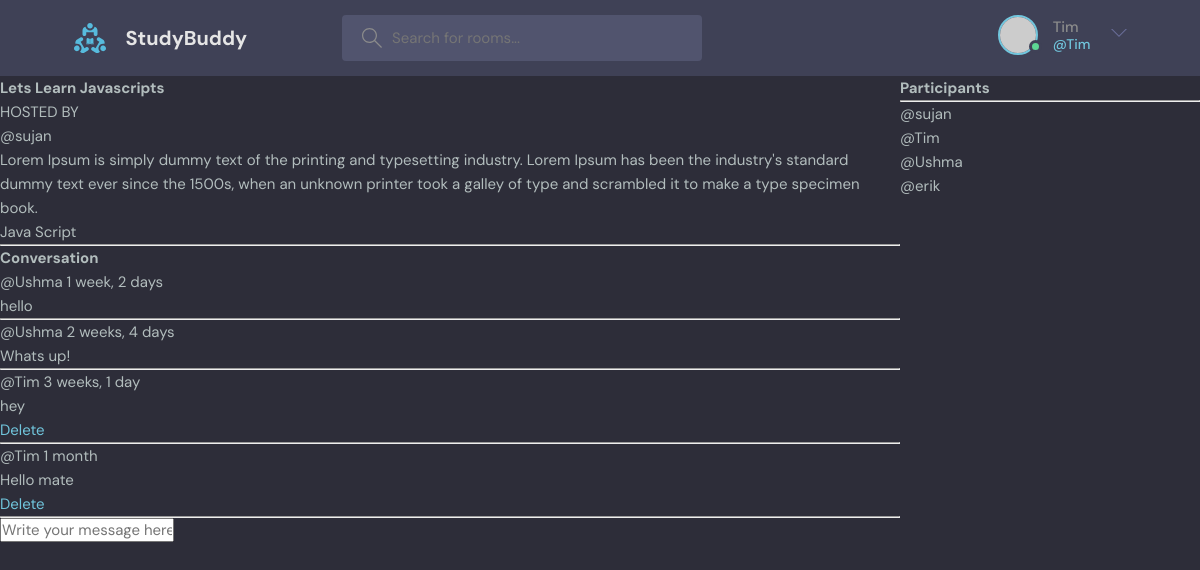
/room/1/ (signed in), run on the app's committed database.
### base/models.py (models this page shows, shortened)
class Room(models.Model):
    host = models.ForeignKey(User, on_delete=models.SET_NULL, null=True)
    topic = models.ForeignKey(Topic, on_delete=models.SET_NULL, null=True)
    name = models.CharField(max_length=200)
    description = models.TextField(null=True, blank=True)
    participants = models.ManyToManyField(User, related_name='participants', blank=True)
    updated = models.DateTimeField(auto_now=True)
    created = models.DateTimeField(auto_now_add=True)
    class Meta:
        ordering = ['-updated', '-created']

class Topic(models.Model):
    name = models.CharField(max_length=200)
    def __str__(self):
        return self.name

class Message(models.Model):
    user = models.ForeignKey(User, on_delete=models.CASCADE)
    room = models.ForeignKey(Room, on_delete=models.CASCADE)
    body = models.TextField()
    updated = models.DateTimeField(auto_now=True)
    created = models.DateTimeField(auto_now_add=True)
    class Meta:
        ordering = ['-updated', '-created']

### base/views.py (the view, shortened to what this page needs)
# urls.py: path('room/<str:pk>/', views.room, name="room"),
def room(request, pk):
    room = Room.objects.get(id=pk)
    room_messages = Message.objects.filter(room_id = pk).order_by('-created')
    participants = room.participants.all()
    context = {'room': room, 'room_messages': room_messages, 'participants': participants}
    return render(request,'base/room.html', context)

### base/templates/base/room.html (shortened to what this page needs)
{% extends 'main.html' %}
{% block content %}
<div class="room-container">
    <div>
        <h1>{{room.name}}</h1>
        <p>HOSTED BY</p>
        <small>@{{room.host}}</small>
        <P>{{room.description}}</P>
            {{room.topic}}
        <hr>
        <div class="comment-wrapper">
            <h3>Conversation</h3>
            {% for message in room_messages %}
                <div>
                    <small>@{{message.user}} {{message.created|timesince}}</small>
                    <p>{{message.body}}</p>
                    {% if request.user == message.user %}
                    <a href="{% url 'delete-message' message.id %}">Delete</a>
                    {% endif %}
                    <hr>
                </div>
            {% endfor %}
        </div>
        {% if request.user.is_authenticated %}
            <div class="comment-form">
                <form action="" method="post">
                    <input type="text" name="body" placeholder="Write your message here..."/>
                </form>
            </div>
        {% endif %}
    </div>
    <div>
        <h3>Participants</h3>
        <hr>
        {% for user in participants %}
            <p>@{{user}}</p>
        {% endfor %}
    </div>
</div>
{% endblock content %}

### templates/navbar.html (shortened to what this page needs)
{% load static%}
    <header class="header header--loggedIn">
      <div class="container">
        <a href="/" class="header__logo">
          <img src="{% static 'images/logo.svg' %}" />
          <h1>StudyBuddy</h1>
        </a>
        <form class="header__search" action="{% url 'home' %}" method="GET">
          <label>
            <input placeholder="Search for rooms..." type="text" name="q"/>
          </label>
        </form>
        <nav class="header__menu">
{% if request.user.is_authenticated %}
          <div class="header__user">
            <a href="profile.html">
              <div class="avatar avatar--medium active">
                <img src="https://randomuser.me/api/portraits/men/37.jpg" />
              </div>
              <p>{{request.user.username}} <span>@{{request.user.username}}</span></p>
            </a>
            <button class="dropdown-button">
              <svg version="1.1" xmlns="http://www.w3.org/2000/svg" width="32" height="32" viewBox="0 0 32 32">
                <title>chevron-down</title>
                <path d="M16 21l-13-13h-3l16 16 16-16h-3l-13 13z"></path>
              </svg>
            </button>
          </div>
{% else %}
          <a href="{% url 'login' %}">
            <img src= "{% static 'images/avatar.svg' %}" />
            <p>Login</p>
          </a>
{% endif %}
        </nav>
      </div>
    </header>

### static/styles/style.css (style rules this page uses)
:root { --color-main: #71c6dd; --color-main-light: #e1f6fb; --color-dark: #3f4156; --color-dark-medium: #51546e; --color-dark-light: #696d97; --color-light: #e5e5e5; --color-gray: #8b8b8b; --color-light-gray: #b2bdbd; --color-bg: #2d2d39; --color-success: #5dd693; --color-error: #fc4b0b; }
* { font-family: "DM Sans", -apple-system, BlinkMacSystemFont, "Segoe UI", Roboto, Oxygen, Ubuntu, Cantarell, "Open Sans", "Helvetica Neue", sans-serif; margin: 0; padding: 0; box-sizing: border-box; text-rendering: optimizeLegibility; font-size: inherit; }
html { font-size: 56.25%; }
@media only screen and (min-width: 1200px) { html { font-size: 62.5%; } }
body { line-height: 1.6; font-weight: 400; font-size: 1.5rem; color: var(--color-light-gray); background-color: var(--color-bg); min-height: 100vh; }
img { width: 100%; }
a { display: inline-block; color: var(--color-main); text-decoration: none; }
.container { max-width: 120rem; width: 90%; margin: auto; }
.avatar { position: relative; display: inline-block; border-radius: 50%; border: 2px solid var(--color-main); }
.avatar img { display: block; border-radius: 50%; object-fit: cover; object-position: center; }
.avatar::after { content: ""; display: block; position: absolute; background-color: var(--color-gray); z-index: 111; border-radius: 50%; border: 0.3rem solid var(--color-dark); }
.avatar.active::after { background-color: var(--color-success); }
.avatar.avatar--medium img { width: 3.6rem; height: 3.6rem; border-radius: 50%; }
.avatar.avatar--medium:after { width: 0.7rem; height: 0.7rem; bottom: 0px; right: -6px; }
.header { padding: 1.5rem; background-color: var(--color-dark); }
.header > .container { display: flex; gap: 9.5rem; }
.header__logo, .header__user { display: flex; gap: 2rem; align-items: center; }
.header__logo > img { height: 3.2rem; width: 3.2rem; }
.header__logo > h1 { font-weight: 700; font-size: 2rem; color: var(--color-light); }
.header__search > label { background-color: var(--color-dark-medium); padding: 1.3rem 1rem; display: flex; align-items: center; gap: 1rem; border-radius: 4px; }
.header__search svg { fill: var(--color-gray); width: 2rem; height: 2rem; margin-left: 1rem; }
.header__search input { width: 30rem; background: transparent; border: none; outline: none; color: var(--color-light); }
.header__menu { margin-left: auto; position: relative; }
.header__menu a { display: flex; gap: 1.5rem; align-items: center; font-weight: 500; text-decoration: none; color: var(--color-gray); }
.header__menu img { height: 3.6rem; }
.header__menu p { line-height: 1.2; }
.header__menu span { color: var(--color-main); font-weight: 500; font-size: 1.4rem; display: block; }
.header__menu svg { width: 1.6rem; height: 1.6rem; fill: var(--color-dark-light); }
.dropdown-button { background: transparent; border: 0; outline: 0; cursor: pointer; }

### base/templates/base/room.html (style rules this page uses)
.room-container { display: grid; grid-template-columns: 3fr 1fr; }

### data on the page
Room: name "Lets Learn Javascripts", host "sujan", description "Lorem Ipsum is simply dummy text of the printing and typesetting industry. Lorem Ipsum has been the industry's standard dummy text ever since the 1500s, when an unknown printer took a galley of type and scrambled it to make a type specimen book.", topic "Java Script"
Message: user "Ushma", created "1 week, 2 days", body "hello"
Message: user "Ushma", created "2 weeks, 4 days", body "Whats up!"
Message: user "Tim", created "3 weeks, 1 day", body "hey", shows "Delete"
Message: user "Tim", created "1 month", body "Hello mate", shows "Delete"

### other printed values
{{ request.user.username }} "Tim"
{{ user }} "sujan"
{{ user }} "Tim"
{{ user }} "Ushma"
{{ user }} "erik"
